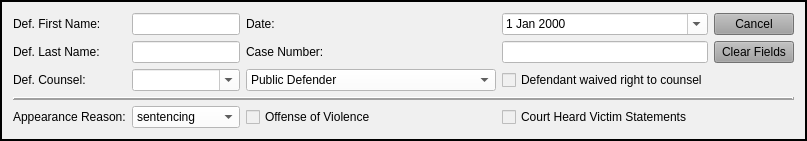
        <widget class="QFrame" name="case_name_Frame">
         <property name="sizePolicy">
          <sizepolicy hsizetype="Preferred" vsizetype="Preferred">
           <horstretch>0</horstretch>
           <verstretch>0</verstretch>
          </sizepolicy>
         </property>
         <property name="focusPolicy">
          <enum>Qt::NoFocus</enum>
         </property>
         <property name="styleSheet">
          <string notr="true">background-color: rgb(240, 240, 240);</string>
         </property>
         <property name="frameShape">
          <enum>QFrame::Box</enum>
         </property>
         <property name="frameShadow">
          <enum>QFrame::Plain</enum>
         </property>
         <property name="lineWidth">
          <number>2</number>
         </property>
         <layout class="QGridLayout" name="gridLayout" columnstretch="1,2,1,2,1">
          <item row="0" column="3">
           <widget class="NoScrollDateEdit" name="plea_trial_date">
            <property name="focusPolicy">
             <enum>Qt::NoFocus</enum>
            </property>
            <property name="styleSheet">
             <string notr="true">color: rgb(0, 0, 0);
background-color: rgb(255, 255, 255);</string>
            </property>
            <property name="calendarPopup">
             <bool>true</bool>
            </property>
           </widget>
          </item>
          <item row="1" column="2">
           <widget class="QLabel" name="label_3">
            <property name="text">
             <string>Case Number:</string>
            </property>
           </widget>
          </item>
          <item row="2" column="0">
           <widget class="QLabel" name="label_24">
            <property name="text">
             <string>Def. Counsel:</string>
            </property>
           </widget>
          </item>
          <item row="2" column="2">
           <widget class="NoScrollComboBox" name="defense_counsel_type_box">
            <property name="focusPolicy">
             <enum>Qt::StrongFocus</enum>
            </property>
            <property name="styleSheet">
             <string notr="true">background-color: rgb(255, 255, 255);</string>
            </property>
            <item>
             <property name="text">
              <string>Public Defender</string>
             </property>
            </item>
            <item>
             <property name="text">
              <string>Private Counsel</string>
             </property>
            </item>
           </widget>
          </item>
          <item row="0" column="0">
           <widget class="QLabel" name="label">
            <property name="text">
             <string>Def. First Name:</string>
            </property>
           </widget>
          </item>
          <item row="2" column="3">
           <widget class="QCheckBox" name="defense_counsel_waived_checkBox">
            <property name="text">
             <string>Defendant waived right to counsel</string>
            </property>
           </widget>
          </item>
          <item row="3" column="0" colspan="5">
           <widget class="Line" name="line_2">
            <property name="frameShadow">
             <enum>QFrame::Raised</enum>
            </property>
            <property name="lineWidth">
             <number>2</number>
            </property>
            <property name="orientation">
             <enum>Qt::Horizontal</enum>
            </property>
           </widget>
          </item>
          <item row="0" column="4">
           <widget class="QPushButton" name="cancel_Button">
            <property name="focusPolicy">
             <enum>Qt::NoFocus</enum>
            </property>
            <property name="styleSheet">
             <string notr="true">background-color: rgb(160, 160, 160);</string>
            </property>
            <property name="text">
             <string>Cancel</string>
            </property>
           </widget>
          </item>
          <item row="4" column="0">
           <widget class="QLabel" name="label_27">
            <property name="text">
             <string>Appearance Reason:</string>
            </property>
           </widget>
          </item>
          <item row="4" column="1">
           <widget class="NoScrollComboBox" name="appearance_reason_box">
            <property name="focusPolicy">
             <enum>Qt::StrongFocus</enum>
            </property>
            <property name="styleSheet">
             <string notr="true">background-color: rgb(255, 255, 255);</string>
            </property>
            <item>
             <property name="text">
              <string>sentencing</string>
             </property>
            </item>
           </widget>
          </item>
          <item row="2" column="1">
           <widget class="DefenseCounselComboBox" name="defense_counsel_name_box">
            <property name="focusPolicy">
             <enum>Qt::StrongFocus</enum>
            </property>
            <property name="styleSheet">
             <string notr="true">background-color: rgb(255, 255, 255);</string>
            </property>
            <property name="editable">
             <bool>true</bool>
            </property>
           </widget>
          </item>
          <item row="1" column="0">
           <widget class="QLabel" name="label_2">
            <property name="text">
             <string>Def. Last Name:</string>
            </property>
           </widget>
          </item>
          <item row="0" column="1">
           <widget class="QLineEdit" name="defendant_first_name_lineEdit">
            <property name="styleSheet">
             <string notr="true">background-color: rgb(255, 255, 255);</string>
            </property>
           </widget>
          </item>
          <item row="0" column="2">
           <widget class="QLabel" name="label_26">
            <property name="text">
             <string>Date:</string>
            </property>
           </widget>
          </item>
          <item row="1" column="1">
           <widget class="QLineEdit" name="defendant_last_name_lineEdit">
            <property name="enabled">
             <bool>true</bool>
            </property>
            <property name="styleSheet">
             <string notr="true">background-color: rgb(255, 255, 255);</string>
            </property>
           </widget>
          </item>
          <item row="1" column="3">
           <widget class="QLineEdit" name="case_number_lineEdit">
            <property name="maximumSize">
             <size>
              <width>500</width>
              <height>16777215</height>
             </size>
            </property>
            <property name="styleSheet">
             <string notr="true">background-color: rgb(255, 255, 255);</string>
            </property>
           </widget>
          </item>
          <item row="1" column="4">
           <widget class="QPushButton" name="clear_fields_case_Button">
            <property name="focusPolicy">
             <enum>Qt::NoFocus</enum>
            </property>
            <property name="styleSheet">
             <string notr="true">background-color: rgb(160, 160, 160);</string>
            </property>
            <property name="text">
             <string>Clear Fields</string>
            </property>
           </widget>
          </item>
          <item row="4" column="2">
           <widget class="QCheckBox" name="offense_of_violence_checkBox">
            <property name="text">
             <string>Offense of Violence                                    </string>
            </property>
           </widget>
          </item>
          <item row="4" column="3">
           <widget class="QCheckBox" name="victim_statements_checkBox">
            <property name="text">
             <string>Court Heard Victim Statements</string>
            </property>
           </widget>
          </item>
         </layout>
        </widget>
